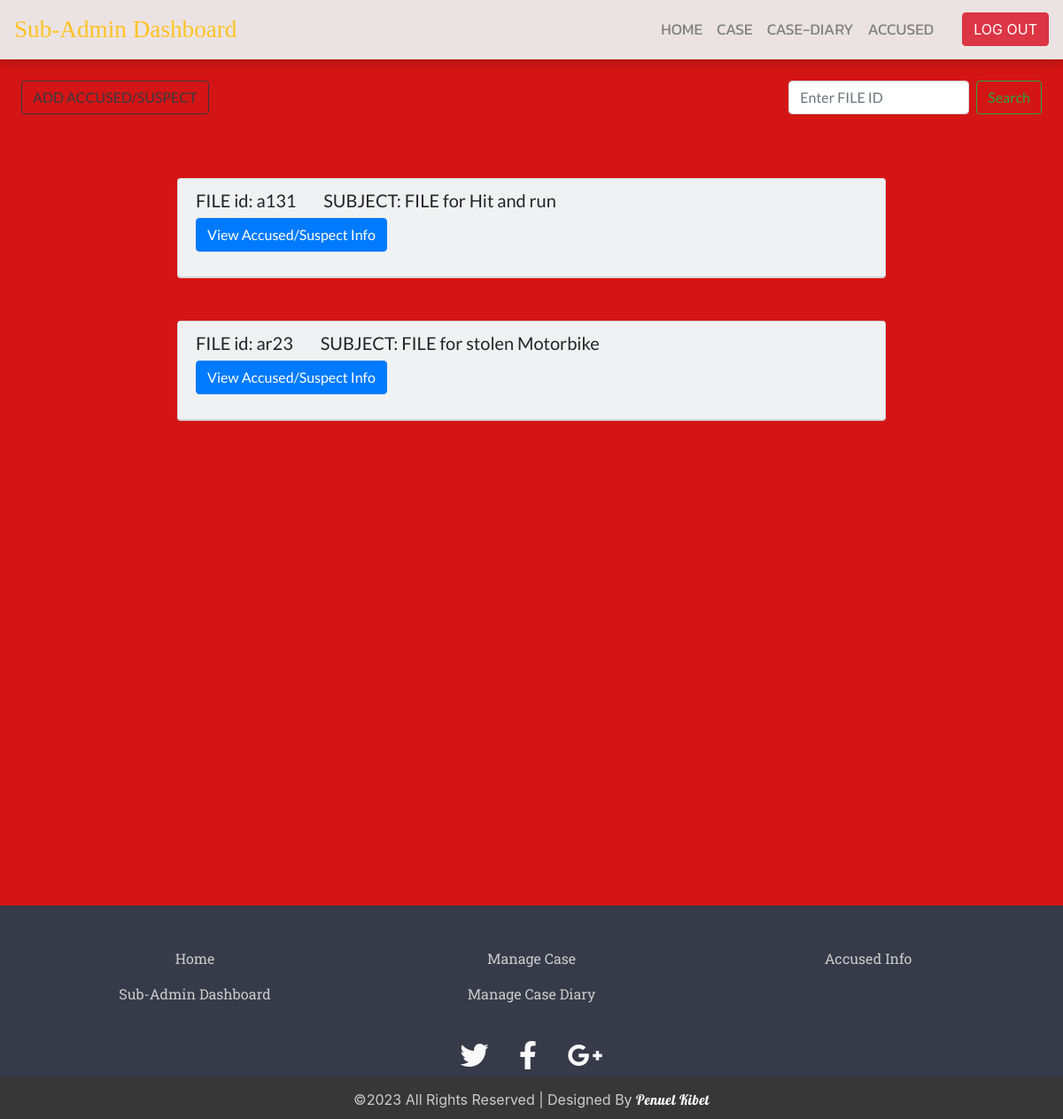
Screenshot of /dashboard/sub_admin_dashboard_menus/accused_sa.php (signed in) with the database file from the repository.
### tables this page shows
CREATE TABLE `case_diary` (
  `ps_name` varchar(200) NOT NULL,
  `fid` varchar(100) NOT NULL,
  `ioid` varchar(100) NOT NULL,
  `io_name` text NOT NULL,
  `cd_submit_date` date NOT NULL,
  `v_location` varchar(200) NOT NULL,
  `ipc` varchar(200) NOT NULL,
  `subject` varchar(500) NOT NULL,
  `i_date` date NOT NULL,
  `i_time` time NOT NULL,
  `f_date` date NOT NULL,
  `f_time` time NOT NULL,
  `c_details` varchar(500) NOT NULL,
  `vid` varchar(100) NOT NULL,
  `v_name` text NOT NULL,
  `v_statement` varchar(500) NOT NULL,
  `w_name` text NOT NULL,
  `w_address` varchar(200) NOT NULL,
  `w_statement` varchar(500) NOT NULL,
  `a_id` varchar(100) NOT NULL,
  `a_name` text NOT NULL,
  `a_statement` varchar(500) NOT NULL,
  `io_statement` varchar(500) NOT NULL,
  `case_status` varchar(500) NOT NULL
);

### dashboard/sub_admin_dashboard_menus/accused_sa.php (the view, shortened to what this page needs)
<?php
$x=$_SESSION['ioid'];
?>
<!DOCTYPE html>
<html>
<head>
	<link rel="stylesheet" href="https://use.fontawesome.com/releases/v5.8.1/css/all.css">
	<link rel="stylesheet" href="https://maxcdn.bootstrapcdn.com/bootstrap/4.0.0/css/bootstrap.min.css">
	<link rel="stylesheet" type="text/css" href="case_sa_style.css">
</head>
<body>
		<nav class="navbar navbar-expand-lg navbar-light sticky-top navbar-custom">
			<a class="navbar-brand" href="#">Sub-Admin Dashboard</a>
			<div class="collapse navbar-collapse" id="navbarSupportedContent">
				<ul class="navbar-nav mr-auto w-100 justify-content-end px-4">
					<li class="nav-item active"><a href="../sub_admin_dashboard.php" class="nav-link">HOME</a></li>
					<li class="nav-item"><a href="case_sa.php" class="nav-link">CASE</a></li>
					<li class="nav-item"><a href="cd_sa.php" class="nav-link">CASE-DIARY</a></li>
					<li class="nav-item"><a href="accused_sa.php" class="nav-link">ACCUSED</a></li>
				</ul>
				<a href="../../php/sub_admin_logout.php"><button type="button" class="btn btn-danger">LOG OUT</button></a>
			</div>
		</nav>
		<div class="content">
			<form class="form-inline float-right my-4 mx-4" action="accused_sa.php" method="post">
    			<input class="form-control mr-sm-2" type="search" placeholder="Enter FILE ID" aria-label="Search"  name="valueToSearch">
    			<button class="btn btn-outline-success my-2 my-sm-0" type="submit" name="search">Search</button>
  			</form>
  			<a href="accused_info.php"><button type="button" class="btn btn-outline-dark my-4 mx-4">ADD ACCUSED/SUSPECT</button></a>
<?php
        include("connectioni.php");
		$rs1=mysqli_query($con,"SELECT * FROM `create_subadmin` WHERE ioid='$x'");
        while ($row=mysqli_fetch_array($rs1))
		{
		$ioid=$row[2];
		}
		$rs=mysqli_query($con,"SELECT * FROM `case_diary` WHERE ioid='$ioid'");
		while($row=mysqli_fetch_array($rs))
		{
  			$fid=$row[1];
  			$subject=$row[7];
?>
			<div class="card bg-light my-5 mx-auto" style="max-width: 50rem;">
				<div class="card-header align-left ">
					<h5>FILE id: <?php echo $fid;  ?>&nbsp;&nbsp;&nbsp;&nbsp;&nbsp;&nbsp;&nbsp;
					SUBJECT: <?php echo $subject;  ?></h5>
					<p class="float-left align-middle">
						<a href="view_accused.php?edit=<?php echo $fid ?>"><button type="button" class="btn btn-primary">View Accused/Suspect Info</button></a>
					</p>
				</div>
			</div>
		<?php } ?>
		</div>
		<footer id="site-footer">
			<div class="container">
				<div class="row text-center custom-list">
					<div class="col-sm-4">
						<ul class="list-unstyled">
						<li><a href="../../index.php" class="nav-link">Home</a></li>
						<li><a href="../sub_admin_dashboard.php" class="nav-link">Sub-Admin Dashboard</a></li>
					</ul>
					</div>
					<div class="col-sm-4">
						<ul class="list-unstyled">
							<li><a href="case_sa.php" class="nav-link">Manage Case</a></li>
							<li><a href="cd_sa.php" class="nav-link">Manage Case Diary</a></li>
						</ul>
					</div>
					<div class="col-sm-4">
						<ul class="list-unstyled">
							<li><a href="accused_sa.php" class="nav-link">Accused Info</a></li>
						</ul>
					</div>
				</div>
			</div>
			<div class="social-networks">
				<a href="https://www.twitter.com/ocms" class="twitter"><i class="fab fa-twitter"></i></a>
				<a href="https://www.facebook.com/ocms" class="facebook"><i class="fab fa-facebook-f"></i></a>
				<a href="mailto:nupecherz254@gmail.com?subject=Mail from Our Site" class="google"><i class="fab fa-google-plus-g"></i></a>
			</div>
			<div class="footer-copyright">
            	<p>&copy;2023 All Rights Reserved | Designed By <a href="https://www.linkedin.com/in/manashjb/"><span>Penuel Kibet</span></a> </p>
        	</div>
		</footer>
</body>
</html>

### dashboard/sub_admin_dashboard_menus/case_sa_style.css (style rules this page uses)
body { background: #d41212fb; min-height: 100%; padding-bottom: 20vh; position: relative; }
.navbar-custom { background: #ebe3e3; -webkit-box-shadow:0 -0.4rem 0.9rem 0.2rem rgba(0,0,0,.5); -moz-box-shadow: -0.4rem 0.9rem 0.2rem rgba(0,0,0,.5):; box-shadow:0 -0.4rem 0.9rem 0.2rem rgba(0,0,0,.5); }
#navbarSupportedContent li a { color: grey; font-family: 'Kanit', sans-serif; font-size: 1.1em; }
.navbar-brand { color: #ffc324 !important; font-family: 'Cinzel', serif; font-size: 1.7em; }
.content { position:relative; padding-bottom: 20vh; font-family: 'Lato', sans-serif; }
#site-footer { background-color: #373a48; color:white; height: 200px; position: absolute; left: 0 ; right: 0; bottom: 0; margin-bottom: -30vh; }
#site-footer .custom-list { margin-top: 40px; color: #fff !important; }
#site-footer li a { color: #ccc; font-family: 'Roboto Slab', serif; }
#site-footer .social-networks { text-align: center; padding-top: 10px; padding-bottom: 0; }
#site-footer .social-networks a { margin-right: 5px; margin-left: 5px; font-size: 32px; color: #f9f9f9; padding: 10px; transition: 0.2s; }
#site-footer .footer-copyright { background-color: #383737; padding-top:3px; padding-bottom:3px; text-align: center; }
#site-footer .footer-copyright p { margin:10px; color: #ccc; }
#site-footer span { font-family: 'Lobster', cursive; letter-spacing: 0.5px; color: #fff; }

### rows the page displays
case_diary: fid "a131", subject "FILE for Hit and run"
case_diary: fid "ar23", subject "FILE for stolen Motorbike"
